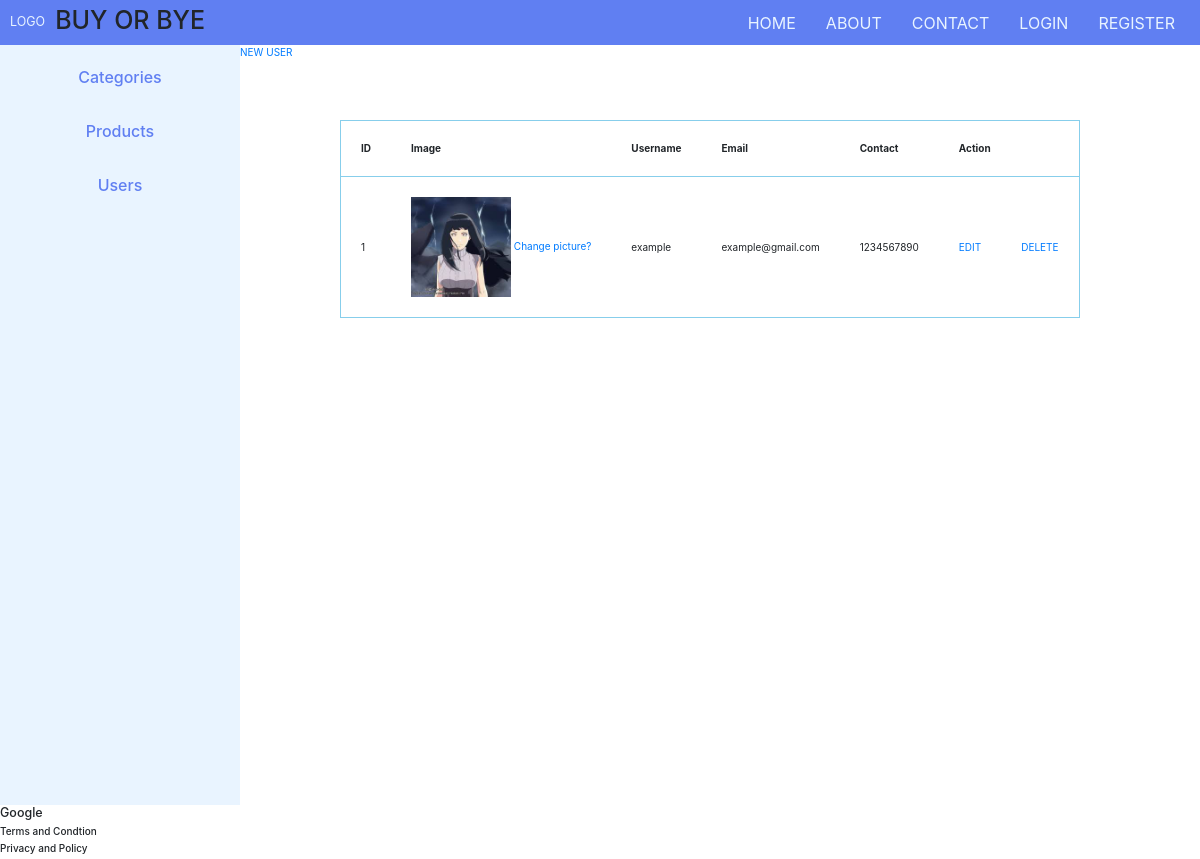
Screenshot of /user.php with the database file from the repository.
### tables this page shows
CREATE TABLE `users` (
  `userid` int(11) NOT NULL,
  `username` varchar(100) NOT NULL,
  `email` varchar(100) NOT NULL,
  `contact` int(15) NOT NULL,
  `userpassword` varchar(100) NOT NULL,
  `image` varchar(100) DEFAULT NULL,
  `destination` varchar(100) NOT NULL
);

### database.php (called while the page is built, shortened)
<?php
class Database{
    private $pdo;
    public function __construct()
    {
        $host='localhost';
        $db_name='lab1';
        $db_username='root';
        $db_password='';
        $options=array(
            PDO::ATTR_ERRMODE => PDO::ERRMODE_EXCEPTION,
            PDO::ATTR_DEFAULT_FETCH_MODE => PDO::FETCH_ASSOC
        );
        $this->pdo = new PDO("mysql:host=$host; dbname=$db_name", $db_username, $db_password, $options);
    }
    public function fetchAll ($sql, $parameters = NULL)
    {
        $statement=$this->pdo->prepare($sql);
        $statement->execute($parameters);
        return $statement->fetchAll();
    }
}

### user-model.php (called while the page is built, shortened)
<?php
    require_once 'database.php';
    class UserModel
    {
        function get_all()
        {
            $database = new Database();
            $sql = 'select * from users';
            return $database->fetchAll($sql);
        }
}

### user.php (the view, shortened to what this page needs)
<?php
    require_once 'database.php';
    require_once 'user-model.php';
    $user_model=new UserModel;
    $rows= $user_model->get_all();
?>
<?php include('include/header.php') ?>
<?php include('include/dashboard.php')?>
    <a class= "button" href="register.php"> NEW USER</a>
    <table style="margin-top: 60px; margin-left:100px; border:1px solid skyblue" cellspacing="20px" cellpadding="20px">
        <tr >
            <th>ID</th>
            <th>Image</th>
            <th>Username</th>
            <th>Email</th>
            <th>Contact</th>
            <th colspan="2">Action</th>
        </tr>
        <?php foreach($rows as $row):?>
            <tr style="border:1px solid skyblue">
                <td> <?php echo $row['userid']?> </td>
                <td>
                    <?php echo "<img src='{$row['destination']}' alt='no image' style='width:100px; height:100px'/>"?>
                    <a href="image-update.php?id=<?php echo $row['userid'];?>" > Change picture?</a>
                </td>
                <td> <?php echo $row['username'];?> </td>
                <td> <?php echo $row['email']?> </td>
                <td> <?php echo $row['contact']?> </td>
                <td>
                    <a href="user-edit.php?userid=<?php echo $row['userid'];?>" class="button">
                        EDIT
                    </a>
                </td>
                <td>
                    <a href="user-delete.php?id=<?php echo $row['userid'];?>" class="button">
                        DELETE
                    </a>
                </td>
            </tr>
        <?php endforeach;?>
    </table>
<?php include('include/footer.php')?>

### assets_front/css/custom.css (style rules this page uses)
html { font-size: 10px; }
body { -webkit-box-sizing: border-box; box-sizing: border-box; font-family: 'Poppins', sans-serif; }
a, a:hover, a:visited, a:focus { text-decoration: none; color: inherit; }
a { -webkit-transition: 0.5s; transition: 0.5s; }

### rows the page displays
users: userid "1", destination (picture), username "example", email "example@gmail.com", contact "1234567890"
